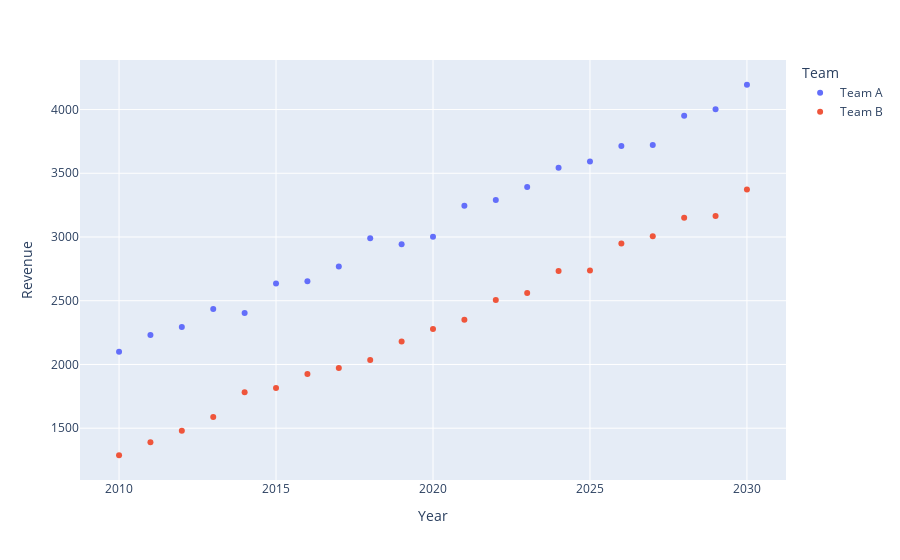

Write notebook code for a chart like this one.
### Code cell
fig = px.scatter(df, x="Year", y="Revenue", color="Team")

fig.show()

### Figure 1 — Plotly figure (JSON) as saved in the notebook; plotly's stock layout.template omitted (floating-point values rounded to 4 significant figures)
{"data": [{"hovertemplate": "Team=Team A<br>Year=%{x}<br>Revenue=%{y}<extra></extra>", "legendgroup": "Team A", "marker": {"color": "#636efa", "symbol": "circle"}, "mode": "markers", "name": "Team A", "orientation": "v", "showlegend": true, "type": "scatter", "x": [2010, 2011, 2012, 2013, 2014, 2015, 2016, 2017, 2018, 2019, 2020, 2021, 2022, 2023, 2024, 2025, 2026, 2027, 2028, 2029, 2030], "xaxis": "x", "y": [2099.0, 2231.0, 2293.0, 2435.0, 2405.0, 2636.0, 2653.0, 2769.0, 2991.0, 2944.0, 3003.0, 3245.0, 3291.0, 3393.0, 3544.0, 3593.0, 3714.0, 3722.0, 3951.0, 4002.0, 4195.0], "yaxis": "y"}, {"hovertemplate": "Team=Team B<br>Year=%{x}<br>Revenue=%{y}<extra></extra>", "legendgroup": "Team B", "marker": {"color": "#EF553B", "symbol": "circle"}, "mode": "markers", "name": "Team B", "orientation": "v", "showlegend": true, "type": "scatter", "x": [2010, 2011, 2012, 2013, 2014, 2015, 2016, 2017, 2018, 2019, 2020, 2021, 2022, 2023, 2024, 2025, 2026, 2027, 2028, 2029, 2030], "xaxis": "x", "y": [1288.0, 1389.0, 1480.0, 1589.0, 1782.0, 1816.0, 1925.0, 1972.0, 2035.0, 2180.0, 2278.0, 2351.0, 2507.0, 2562.0, 2733.0, 2738.0, 2949.0, 3006.0, 3150.0, 3164.0, 3373.0], "yaxis": "y"}], "layout": {"legend": {"title": {"text": "Team"}, "tracegroupgap": 0}, "margin": {"t": 60}, "xaxis": {"anchor": "y", "domain": [0, 1], "title": {"text": "Year"}}, "yaxis": {"anchor": "x", "domain": [0, 1], "title": {"text": "Revenue"}}}}
